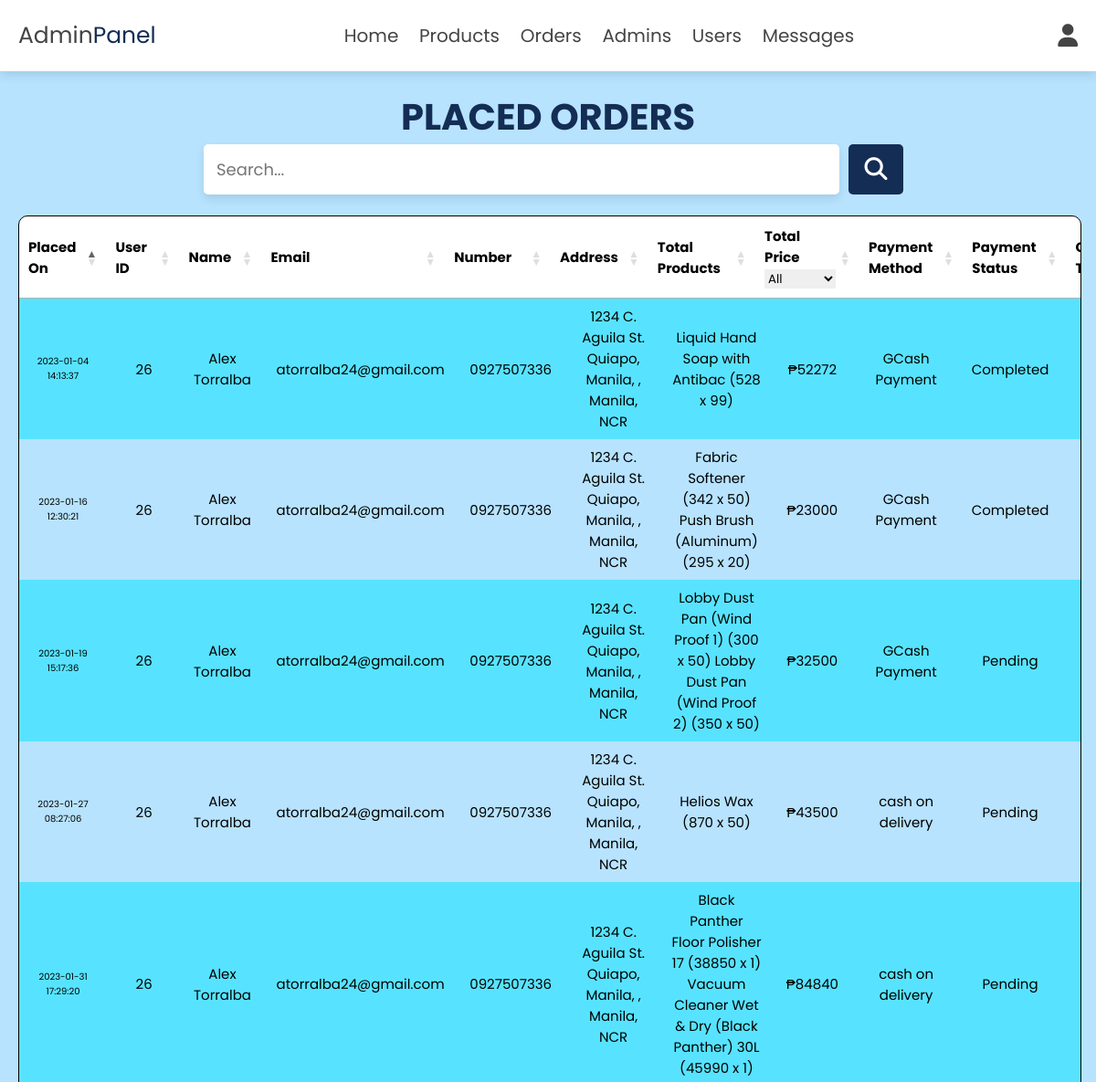
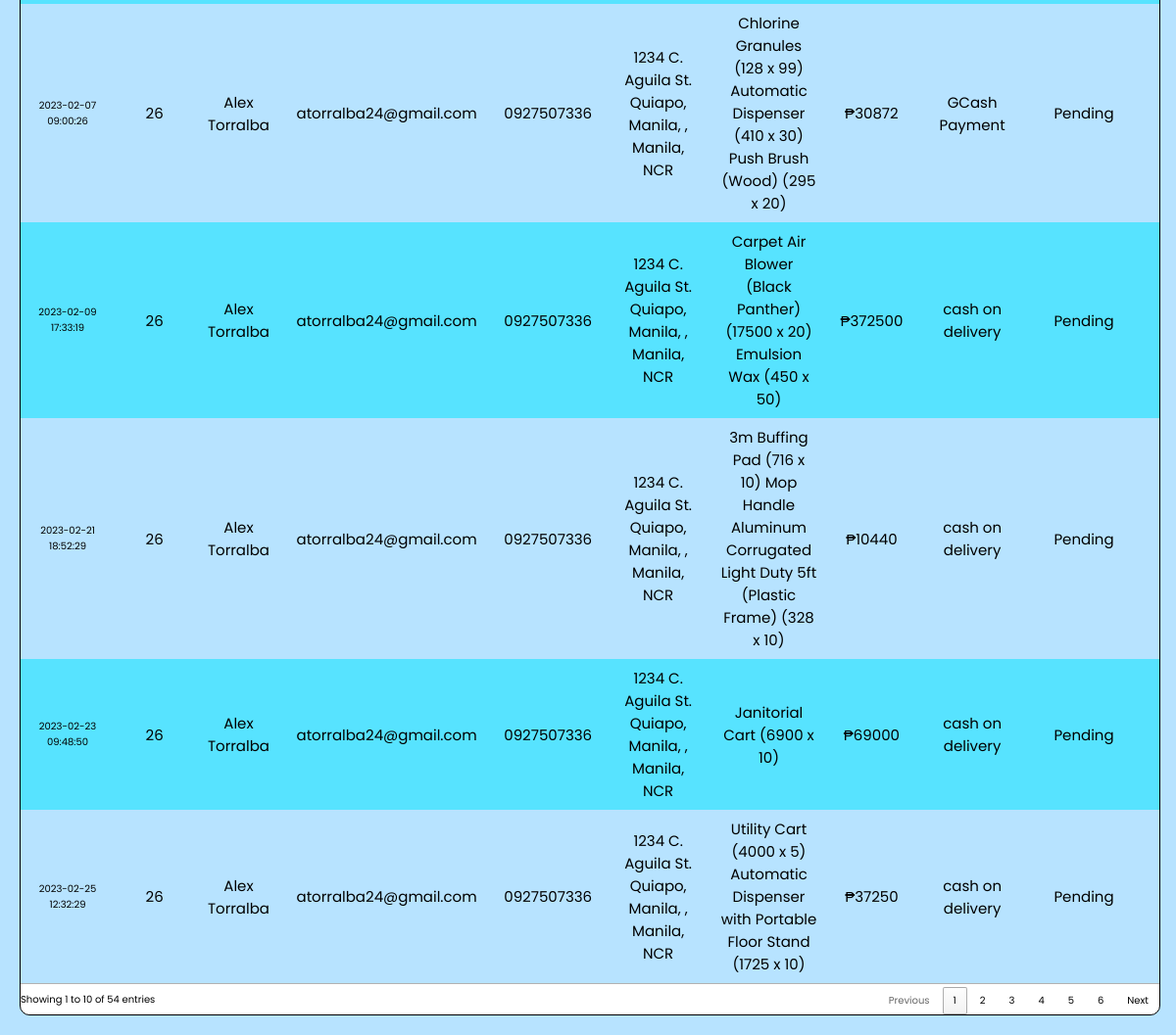
/admin/placed_orders.php (signed in), run on the app's committed database (2 pictures, top to bottom).
### tables this page shows
CREATE TABLE IF NOT EXISTS `orders` (
  `id` int(100) NOT NULL AUTO_INCREMENT,
  `user_id` int(100) NOT NULL,
  `name` varchar(20) NOT NULL,
  `number` varchar(10) NOT NULL,
  `email` varchar(50) NOT NULL,
  `method` varchar(50) NOT NULL,
  `address` varchar(500) NOT NULL,
  `total_products` varchar(1000) NOT NULL,
  `total_price` int(100) NOT NULL,
  `placed_on` datetime NOT NULL DEFAULT current_timestamp(),
  `payment_status` varchar(20) NOT NULL DEFAULT 'Pending',
  `request` varchar(200) DEFAULT 'None',
  `order_tracking` varchar(20) DEFAULT '-',
  `courier_type` varchar(20) DEFAULT '-',
  `ref_num` int(50) NOT NULL,
  PRIMARY KEY (`id`)
);

### admin/placed_orders.php (the view, shortened to what this page needs)
<?php
include '../components/connect.php';
?>
<!DOCTYPE html>
<html lang="en">
<head>
   <link rel="stylesheet" href="../css/admin_style.css">
   <link rel="stylesheet" href="https://cdnjs.cloudflare.com/ajax/libs/font-awesome/6.1.1/css/all.min.css">
   <link rel="stylesheet" type="text/css" href="https://cdn.datatables.net/1.11.3/css/jquery.dataTables.min.css"/>
</head>
<body>
<?php include '../components/admin_header.php'; ?>
<section class="orders">
   <center><b h1 class="heading">Placed Orders</h1></b></center>
   <div class="search-form">
   <form>
      <input type="text" id="datatableSearch" placeholder="Search...">
      <button type="button" id="datatableSearchButton"><i class="fas fa-search"></i></button>
   </form>
</div>
   <div class="container">
      <table id="ordersTable">
         <thead>
            <tr>
               <th>Placed On</th>
               <th>User ID</th>
               <th>Name</th>
               <th>Email</th>
               <th>Number</th>
               <th>Address</th>
               <th>Total Products</th>
               <th>Total Price</th>
               <th>Payment Method</th>
               <th>Payment Status</th>
               <th>Courier Type</th>
            </tr>
         </thead>
         <tbody>
            <?php
               $select_orders = $conn->prepare("SELECT * FROM `orders`");
               $select_orders->execute();
               if($select_orders->rowCount() > 0){
                  while($fetch_orders = $select_orders->fetch(PDO::FETCH_ASSOC)){
                     echo '<tr>';
                     echo '<td>' . $fetch_orders['placed_on'] . '</td>';
                     echo '<td>' . $fetch_orders['user_id'] . '</td>';
                     echo '<td>' . $fetch_orders ['name'] .'</td>';
                     echo '<td>' . $fetch_orders ['email'] .'</td>';
                     echo '<td>' . $fetch_orders['number'] . '</td>';
                     echo '<td>' . $fetch_orders['address'] . '</td>';
                     echo '<td>' . $fetch_orders['total_products'] . '</td>';
                     echo '<td>₱' . $fetch_orders['total_price'] . '</td>';
                     echo '<td>' . $fetch_orders['method'] . '</td>';
                     echo '<td>' . $fetch_orders['payment_status'] . '</td>';
                     echo '<td>' . $fetch_orders['courier_type'] . '</td>';
                     echo '</tr>';
                  }
               }
            ?>
         </tbody>
      </table>
   </div>
</section>
</body>
</html>

### css/admin_style.css (style rules this page uses)
:root { --main-color:#142d55; --black:#444; --lightblue:#4b92ff; --aquamarine:#57e3ff; --blue: #0856cf; --white:#fff; --light-color:#B7E3FF; --light-bg:#f5f5f5; --orange:#f39c12; --red: #ff6969; --box-shadow:0 .5rem 1rem rgba(0,0,0,.1); --modal-duration: 1s; --modal-color: #428bca; }
* { font-family: 'Poppins', sans-serif; margin:0; padding:0; box-sizing: border-box; outline: none; border:none; text-decoration: none; }
html { font-size: 62.5%; overflow-x: hidden; }
body { background-color: var(--light-color); background-image: url('../images/gemstar.png'); background-repeat: no-repeat; background-size: 50%; background-position: 105% -90%; background-blend-mode:color-burn; background-attachment: fixed; }
section { padding:2rem; min-width: 100%; margin:0 auto; border-radius: 2rem; }
.heading { font-size: 4rem; color:var(--main-color); margin-bottom: 2rem; text-align: center; text-transform: uppercase; }
.search-form form { display: flex; gap:1rem; }
.search-form form input { width: 60%; border:var(--border); border-radius: .5rem; background-color: var(--white); box-shadow: var(--box-shadow); padding:1.4rem; margin-left: 17.5%; font-size: 1.8rem; color:var(--black); }
.search-form form button { font-size: 2.5rem; height: 5.5rem; line-height: 5.5rem; background-color: var(--main-color); cursor: pointer; color:var(--white); border-radius: .5rem; width: 6rem; text-align: center; }

### admin/placed_orders.php (style rules this page uses)
.search-form form { display: flex; gap:1rem; }
.search-form form input { width: 60%; border:var(--border); border-radius: .5rem; background-color: var(--white); box-shadow: var(--box-shadow); padding:1.4rem; margin-left: 17.5%; font-size: 1.8rem; color:var(--black); }
.search-form form button { font-size: 2.5rem; height: 5.5rem; line-height: 5.5rem; background-color: var(--main-color); cursor: pointer; color:var(--white); border-radius: .5rem; width: 6rem; text-align: center; }
.sorting { font-style: 'Poppins'; font-size:1.5em; font-weight: bolder; width: 10%; }
.sorting_1 { font-style: 'Poppins'; font-size:1rem; justify-content: center; text-align: center; }
td { font-style: 'Poppins'; font-size:1.5rem; justify-content: center; text-align: center; width: 5%; }
.container { margin-top: 2%; width: 97vw; display: block; overflow: auto; align-items: center; text-align: center; border: 1px solid black; border-radius: 10px; border-collapse: collapse; background-color: white; }
#ordersTable tr:nth-child(even) { background-color: #B7E3FF !important; }
#ordersTable tr:nth-child(odd) { background-color: #57e3ff!important; ; }
#ordersTable tr:nth-child(1) { background-color: #57e3ff!important; ; }

### data on the page
orders: placed_on "2023-01-04 14:13:37", user "26", name "Alex Torralba", email "atorralba24@gmail.com", number "0927507336", address "1234 C. Aguila St. Quiapo, Manila, , Manila, NCR", total_products "Liquid Hand Soap with Antibac (528 x 99)", total_price "52272", method "GCash Payment", payment_status "Completed"
orders: placed_on "2023-01-16 12:30:21", user "26", name "Alex Torralba", email "atorralba24@gmail.com", number "0927507336", address "1234 C. Aguila St. Quiapo, Manila, , Manila, NCR", total_products "Fabric Softener (342 x 50) Push Brush (Aluminum) (295 x 20)", total_price "23000", method "GCash Payment", payment_status "Completed"
orders: placed_on "2023-01-19 15:17:36", user "26", name "Alex Torralba", email "atorralba24@gmail.com", number "0927507336", address "1234 C. Aguila St. Quiapo, Manila, , Manila, NCR", total_products "Lobby Dust Pan (Wind Proof 1) (300 x 50) Lobby Dust Pan (Wind Proof 2) (350 x 50)", total_price "32500", method "GCash Payment", payment_status "Pending"
orders: placed_on "2023-01-27 08:27:06", user "26", name "Alex Torralba", email "atorralba24@gmail.com", number "0927507336", address "1234 C. Aguila St. Quiapo, Manila, , Manila, NCR", total_products "Helios Wax (870 x 50)", total_price "43500", method "cash on delivery", payment_status "Pending"
orders: placed_on "2023-01-31 17:29:20", user "26", name "Alex Torralba", email "atorralba24@gmail.com", number "0927507336", address "1234 C. Aguila St. Quiapo, Manila, , Manila, NCR", total_products "Black Panther Floor Polisher 17 (38850 x 1) Vacuum Cleaner Wet & Dry (Black Panther) 30L (45990 x 1)", total_price "84840", method "cash on delivery", payment_status "Pending"
orders: placed_on "2023-02-07 09:00:26", user "26", name "Alex Torralba", email "atorralba24@gmail.com", number "0927507336", address "1234 C. Aguila St. Quiapo, Manila, , Manila, NCR", total_products "Chlorine Granules (128 x 99) Automatic Dispenser (410 x 30) Push Brush (Wood) (295 x 20)", total_price "30872", method "GCash Payment", payment_status "Pending"
orders: placed_on "2023-02-09 17:33:19", user "26", name "Alex Torralba", email "atorralba24@gmail.com", number "0927507336", address "1234 C. Aguila St. Quiapo, Manila, , Manila, NCR", total_products "Carpet Air Blower (Black Panther) (17500 x 20) Emulsion Wax (450 x 50)", total_price "372500", method "cash on delivery", payment_status "Pending"
orders: placed_on "2023-02-21 18:52:29", user "26", name "Alex Torralba", email "atorralba24@gmail.com", number "0927507336", address "1234 C. Aguila St. Quiapo, Manila, , Manila, NCR", total_products "3m Buffing Pad (716 x 10) Mop Handle Aluminum Corrugated Light Duty 5ft (Plastic Frame) (328 x 10)", total_price "10440", method "cash on delivery", payment_status "Pending"
orders: placed_on "2023-02-23 09:48:50", user "26", name "Alex Torralba", email "atorralba24@gmail.com", number "0927507336", address "1234 C. Aguila St. Quiapo, Manila, , Manila, NCR", total_products "Janitorial Cart (6900 x 10)", total_price "69000", method "cash on delivery", payment_status "Pending"
orders: placed_on "2023-02-25 12:32:29", user "26", name "Alex Torralba", email "atorralba24@gmail.com", number "0927507336", address "1234 C. Aguila St. Quiapo, Manila, , Manila, NCR", total_products "Utility Cart (4000 x 5) Automatic Dispenser with Portable Floor Stand (1725 x 10)", total_price "37250", method "cash on delivery", payment_status "Pending"
